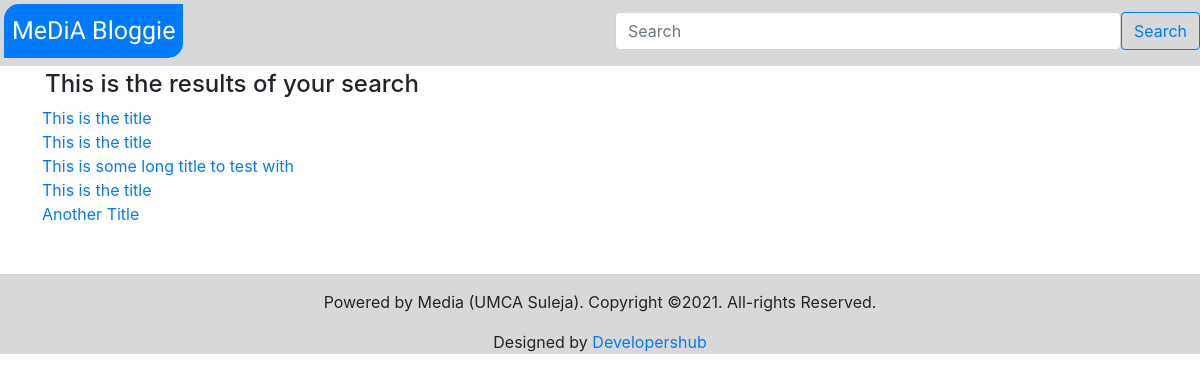
The app's page /search/ with its own data.
### blog/models.py (models this page shows, shortened)
class Post(models.Model):
    title = models.CharField(max_length=200)
    overview = models.TextField()
    timestamp = models.DateTimeField(auto_now_add=True)
    thumbnail = models.ImageField()
    bf_link = models.TextField(max_length=100, blank=True, null=True)
    link = models.TextField(max_length=100, blank=True, null=True)
    af_link = models.TextField(max_length=100, blank=True, null=True)
    def get_absolute_url(self):
        return reverse('post-detail', kwargs={
            'id': self.id
        })

### blog/views.py (the view)
# urls.py: path('search/', search, name='search'),
def search(request):
    queryset = Post.objects.all()
    query = request.GET.get('q')
    if query:
        queryset = queryset.filter(
            Q(title__icontains=query) |
            Q(overview__icontains=query)
        ).distinct()
    context = {
        'queryset': queryset
    }
    return render(request, 'search_results.html', context)

### templates/search_results.html
{% extends 'base.html' %}
{% load static %}
{% block content %}
<div class="container">
    <div class="row">
        <div class="col-12 mt-1">
            <h4>This is the results of your search</h4>
        </div>
    </div>
</div>
<div class="container mr-5">
    <div class="col-12">
        {% for post in queryset %}
            <a href="{{ post.get_absolute_url }}">{{ post.title }}</a>
            <br />
        {% endfor %}
    </div>
</div>
{% endblock content %}

### records on screen
Post: title "This is the title"
Post: title "This is the title"
Post: title "This is some long title to test with"
Post: title "This is the title"
Post: title "Another Title"
